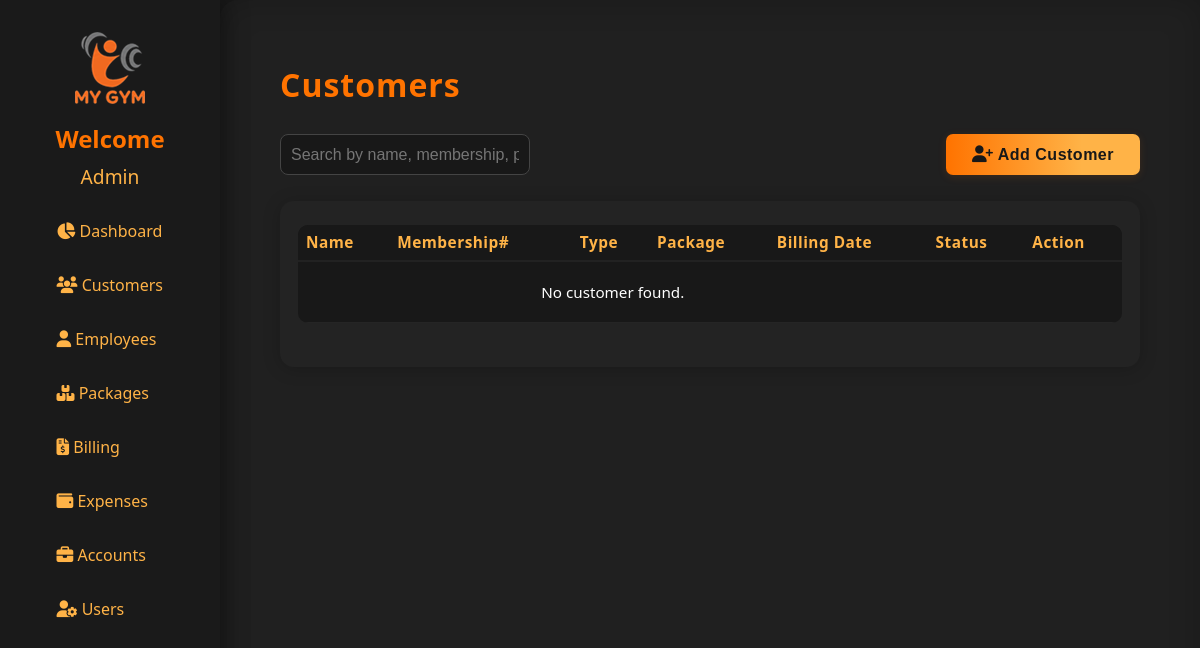
Page /customers (signed in) on the earlier database version.
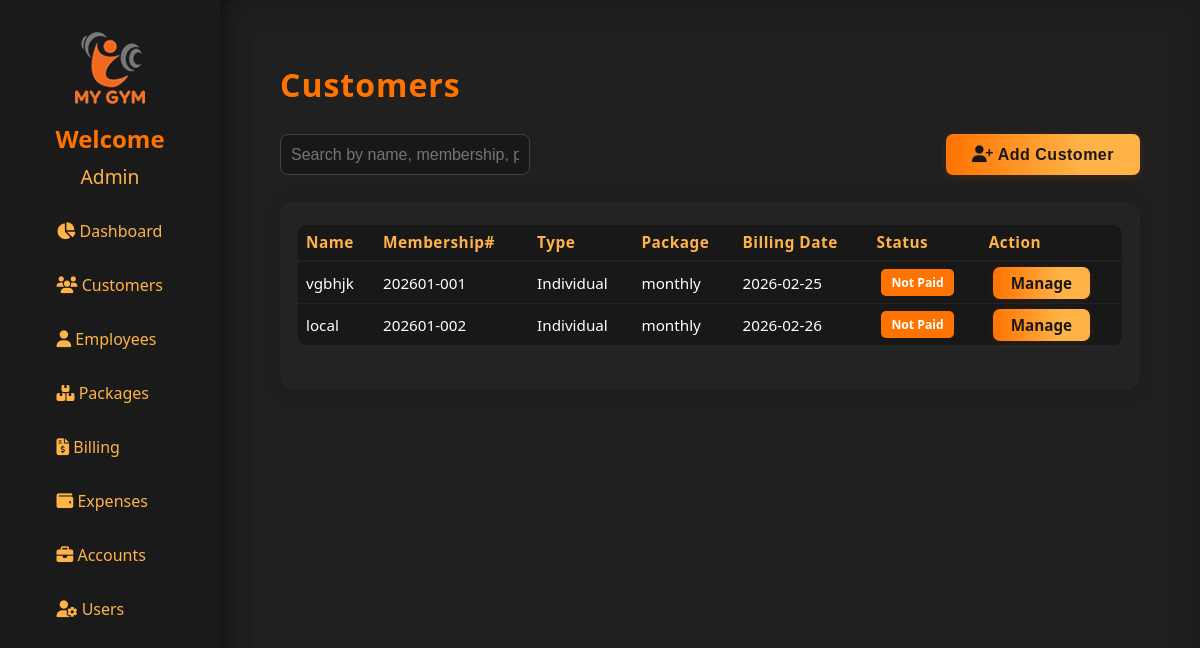
Same page on the later database version.
### models.py (models this page shows, shortened)
class User(UserMixin, db.Model):
    id = db.Column(db.Integer, primary_key=True)
    username = db.Column(db.String(80), unique=True, nullable=False)
    password_hash = db.Column(db.String(128))
    thumb_id = db.Column(db.String(100))
    role_id = db.Column(db.String(100))
    created_at = db.Column(db.DateTime, default=datetime.utcnow)
    updated_at = db.Column(db.DateTime, default=datetime.utcnow, onupdate=datetime.utcnow)

class Customer(db.Model):
    id = db.Column(db.Integer, primary_key=True)
    membership_no = db.Column(db.String(20), unique=True)
    admission_date = db.Column(db.Date)
    type = db.Column(db.String(32))
    package_id = db.Column(db.Integer, db.ForeignKey('packages.id'))
    status = db.Column(db.String(20), default="Not Paid")
    billing_date = db.Column(db.Date)
    name = db.Column(db.String(120), nullable=False)
    email = db.Column(db.String(120))
    father_or_husband = db.Column(db.String(120))
    cnic = db.Column(db.String(20))
    gender = db.Column(db.String(20))
    marital_status = db.Column(db.String(20))
    blood_group = db.Column(db.String(10))
    dob = db.Column(db.Date)
    height = db.Column(db.Float)
    weight = db.Column(db.Float)
    waist = db.Column(db.Float)
    profession = db.Column(db.String(120))
    nationality = db.Column(db.String(50))
    address = db.Column(db.String(200))
    phone = db.Column(db.String(30))
    emergency_contact = db.Column(db.String(30))
    package = db.Column(db.String(50))
    personal_training_time = db.Column(db.String(50))
    trainer = db.Column(db.String(50))
    bmi_test = db.Column(db.String(10))  # 'Yes' or 'No'
    bmi_value = db.Column(db.Float)
    illnesses = db.Column(db.String(200))
    illness_other = db.Column(db.String(100))
    join_reasons = db.Column(db.String(200))
    terms_accepted = db.Column(db.Boolean, default=False)
    thumb_id = db.Column(db.String(100))
    invoices = db.relationship('Invoice', backref='customer', cascade="all, delete-orphan")
    billings = db.relationship('Billing', backref='customer', primaryjoin="Customer.cnic == foreign(Billing.customer_cnic)", cascade="all, delete-orphan")
    billing_histories = db.relationship('BillingHistory', backref='customer', primaryjoin="Customer.cnic == foreign(BillingHistory.customer_cnic)", cascade="all, delete-orphan")
    created_at = db.Column(db.DateTime, default=datetime.utcnow)
    updated_at = db.Column(db.DateTime, default=datetime.utcnow, onupdate=datetime.utcnow)
    discount_amount = db.Column(db.Integer, default=0)  # New field for discount amount

class Packages(db.Model):
    id = db.Column(db.Integer, primary_key=True)
    package_name = db.Column(db.String(100), nullable=False)
    package_type = db.Column(db.String(50), nullable=False)  # e.g., 'Individual' or 'Personal'
    package_duration = db.Column(db.String(50), nullable=False)  # e.g., '1 Month', '6 Months'
    package_price = db.Column(db.Integer, nullable=False)
    registration_fees = db.Column(db.Integer, nullable=False)
    created_at = db.Column(db.DateTime, default=datetime.utcnow)
    updated_at = db.Column(db.DateTime, default=datetime.utcnow, onupdate=datetime.utcnow)

### app.py (the view, shortened to what this page needs)
@app.route('/customers')
@login_required
def customers():
    q = request.args.get('q', '').strip()
    query = Customer.query
    customers_list = query.all()
    packages = Packages.query.all()
    packages_dict = {p.id: p for p in packages}
    from flask import get_flashed_messages
    messages = get_flashed_messages(with_categories=True)
    print("Flashed messages:", messages)
    return render_template("customers.html", customers=customers_list, packages_dict=packages_dict)

### app.py (called while the page is built)
@login_manager.user_loader
def load_user(user_id):
    return db.session.get(User, int(user_id))

### templates/customers.html (shortened to what this page needs)
{% extends "base.html" %}
{% block content %}
<h1 style="color:#ff7300; letter-spacing:1px; margin-bottom: 28px;">Customers</h1>
<div class="customers-header" style="display: flex; justify-content: space-between; align-items: center; margin-bottom: 26px;">
    <form method="get" action="{{ url_for('customers') }}" class="customers-search-form" style="flex: 1; max-width: 250px;">
        <input
            type="text"
            name="q"
            placeholder="Search by name, membership, phone, or CNIC..."
            value="{{ request.args.get('q', '') }}"
            class="form-input search-input"
            autocomplete="off"
            style="width: 100%;"
        >
    </form>
    <button class="leet-btn" style="width:auto; padding:12px 26px; font-size:1em; margin-left: 22px;" onclick="window.location='/add_customer'">
        <i class="fa fa-user-plus"></i> Add Customer
    </button>
</div>
<div class="customers-table-wrap">
    <table class="customers-table">
        <thead>
            <tr>
                <th>Name</th>
                <th>Membership#</th>
                <th>Type</th>
                <th>Package</th>
                <th>Billing Date</th>
                <th>Status</th>
                <th>Action</th>
            </tr>
        </thead>
        <tbody class=customers-table-body>
            {% for c in customers %}
            <tr>
                <td>
                    {% if c.name and c.name|length > 20 %}
                        <span title="{{ c.name }}">{{ c.name[:20] }}&hellip;</span>
                    {% else %}
                        {{ c.name }}
                    {% endif %}
                </td>
                <td>{{ c.membership_no }}</td>
                <td>
                    {% set pkg = packages_dict.get(c.package_id) %}
                    {{ pkg.package_type if pkg else '' }}
                    </td>
                    <td>
                    {% set pkg = packages_dict.get(c.package_id) %}
                    {{ pkg.package_name if pkg else '' }}
                    </td>
                <td>{{ c.billing_date.strftime('%Y-%m-%d') }}</td>
                <td>
                    {% if c.status and c.status.lower() == 'active' %}
                        <span class="status-badge status-active">{{ c.status }}</span>
                    {% elif c.status and c.status.lower() == 'not paid' %}
                        <span class="status-badge status-unpaid">{{ c.status }}</span>
                    {% else %}
                        <span class="status-badge status-inactive">{{ c.status or 'Inactive' }}</span>
                    {% endif %}
                </td>
                <td>
                    <a href="{{ url_for('manage_customer', cnic=c.cnic) }}" class="manage-btn">Manage</a>
                </td>
            </tr>
             {% else %}
            <tr>
                <td colspan="5" style="text-align:center; padding:20px;">No customer found.</td>
            </tr>
            {% endfor %}
        </tbody>
    </table>
</div>
{% endblock %}

### templates/base.html (shortened to what this page needs)
<!DOCTYPE html>
<html lang="en">
<head>
    <link rel="stylesheet" href="{{ url_for('static', filename='style.css') }}">
    <link rel="stylesheet" href="https://cdnjs.cloudflare.com/ajax/libs/font-awesome/6.4.2/css/all.min.css">
</head>
<body>
    {% if not hide_sidebar %}
    <div class="sidebar">
        <img src="{{ url_for('static', filename='logo.png') }}" class="logo-center"/>
        <div class="sidebar-user">
            {% if current_user.is_authenticated %}
                <div style="font-size: 1.5em; color: #ff7300; font-weight: 600;">Welcome</div>
                {% if current_user.username|length > 12 %}
                    <div style="font-size: 1.2em;color: #ffb347;margin-top: 8px;word-break: break-word;text-align: center;"
                        title="{{ current_user.username|capitalize }}">
                        {{ current_user.username[:12]|capitalize }}&hellip;
                    </div>
                {% else %}
                    <div style="font-size: 1.2em;color: #ffb347;margin-top: 8px;word-break: break-word;text-align: center;">
                        {{ current_user.username|capitalize }}
                    </div>
                {% endif %}
            {% else %}
                <div style="font-size: 1.5em; color: #ff7300; font-weight: 600;">Welcome to My Gym</div>
            {% endif %}
        </div>
        <div class="sidebar-nav-scroll scroll-hidden" style="height: 450px;">
            <ul>
                <li><a href="/"><i class="fa fa-chart-pie"></i> Dashboard</a></li>
                <li><a href="/customers"><i class="fa fa-users"></i> Customers</a></li>
                {% if current_user.role_id == '1' %}
                    <li>
                        <a href="{{ url_for('employees') }}">
                            <i class="fa fa-user"></i> Employees
                        </a>
                    </li>
                {% endif %}
                <li>
                    <a href="{{ url_for('packages') }}">
                        <i class="fa-solid fa-boxes-stacked"></i> Packages
                    </a>
                </li>
                <li><a href="/billing"><i class="fa fa-file-invoice-dollar"></i> Billing</a></li>
                <li><a href="/expenses"><i class="fa fa-wallet"></i> Expenses</a></li>
                {% if current_user.role_id == '1' %}
                <li><a href="/accounts"><i class="fa fa-briefcase"></i> Accounts</a></li>
                {% endif %}
                {% if current_user.role_id == '1' %}
                <li><a href="/users"><i class="fa fa-user-cog"></i> Users</a></li>
                {% endif %}
                <li><a href="/attendance"> Attendance</a></li>
            </ul>
        </div>
    </div>
    {% endif %}
    <div class="main-content{% if hide_sidebar %} no-sidebar{% endif %}">
        {% block content %}{% endblock %}
    </div>
</body>
</html>

Differences in the rows shown:
added Customer: name "vgbhjk", membership_no "202601-001", billing_date "2026-02-25", status "Not Paid"
added Packages: package_type "Individual", package_name "monthly"
added Customer: name "local", membership_no "202601-002", billing_date "2026-02-26", status "Not Paid"
Other differences:
text no longer shown: "No customer found."
